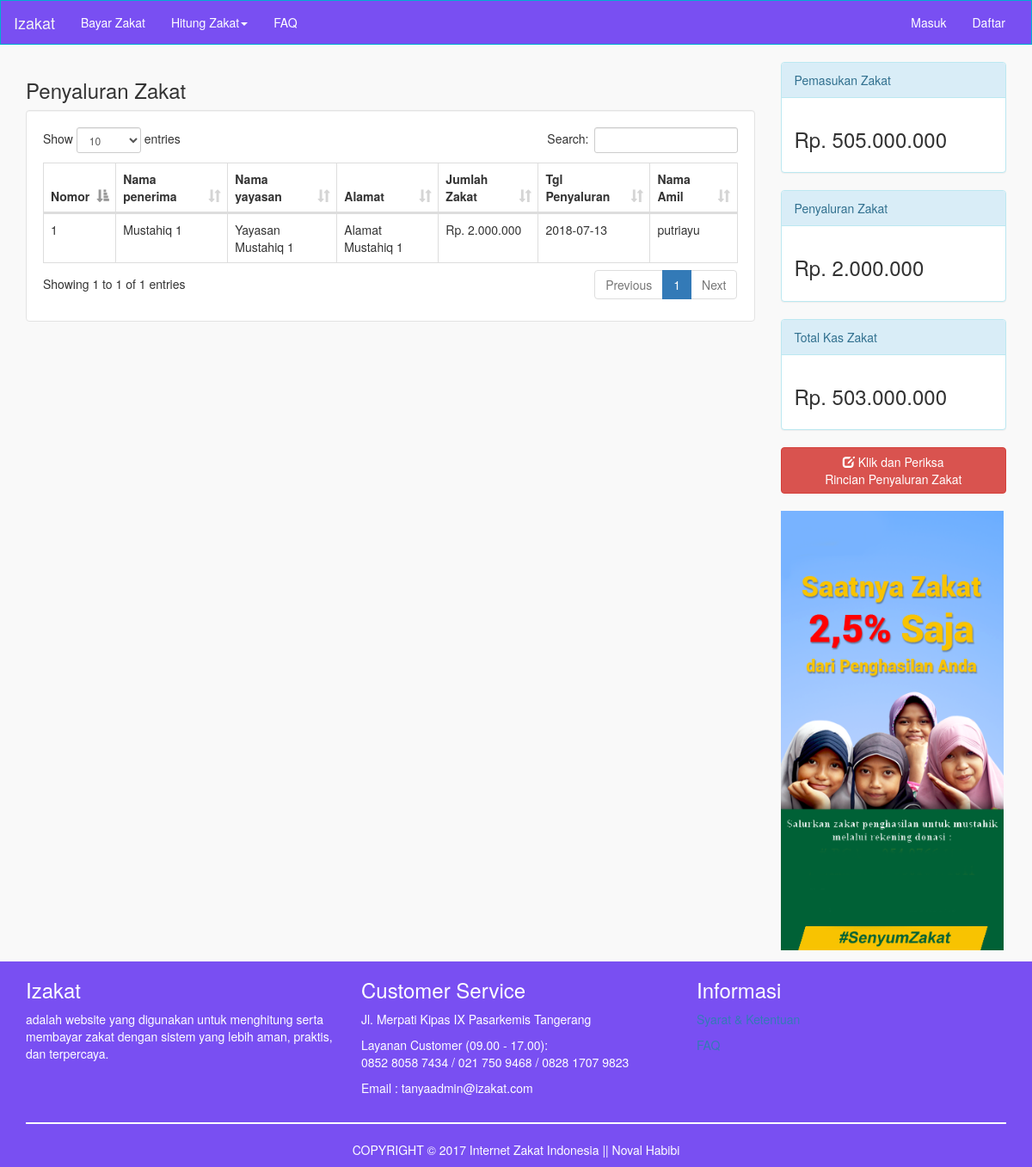
Screenshot of /penyaluran_zakat.php with the database file from the repository.
### tables this page shows
CREATE TABLE `mustahiq` (
  `id_mustahiq` varchar(8) NOT NULL,
  `nama_penerima` varchar(50) NOT NULL,
  `nama_yayasan` varchar(50) NOT NULL,
  `alamat` text NOT NULL,
  `jumlah_zakat` int(8) NOT NULL,
  `tgl_penyaluran` date NOT NULL,
  `nama_admin` varchar(50) NOT NULL
);

### config/fungsi.php (called while the page is built, shortened)
<?php
function rupiah($angka){
$jadi =number_format($angka,0,',','.');
return $jadi;
}
function tampilmustahiq(){
	global $konek;
	$sql="SELECT * FROM mustahiq";
	$result=mysqli_query($konek,$sql) or die('gagal menampilkan data');
	return $result;
}
?>

### penyaluran_zakat.php (the view, shortened to what this page needs)
<?php
include 'head_user.php';
$result=tampilmustahiq();
?>
<link rel="stylesheet" type="text/css" href="admin/media/css/dataTables.bootstrap.css">
<div class="content-wrapper">
   <section class="content">
      <h3>Penyaluran Zakat</h3>
        <div class="well">
          <table id="muzakki" class="table table-bordered">
                    <thead>
                        <tr>
                            <th>Nomor</th>
                            <th>Nama penerima</th>
                            <th>Nama yayasan</th>
                            <th>Alamat</th>
                            <th>Jumlah Zakat</th>
                            <th>Tgl Penyaluran</th>
                            <th>Nama Amil</th>
                        </tr>
                    </thead>
                     <tbody>
                      <?php
                      $no = 1;
                      while ($a = mysqli_fetch_assoc($result)) {
                      ?>
                    <tr>
                        <td><?php echo  $no;?></td>
                        <td><?php echo  $a['nama_penerima']; ?></td>
                        <td><?php echo  $a['nama_yayasan']; ?></td>
                        <td><?php echo  $a['alamat']; ?></td>
                        <td>Rp. <?php echo  rupiah($a['jumlah_zakat']); ?></td>
                        <td><?php echo  $a['tgl_penyaluran']; ?></td>
                        <td><?php echo  $a['nama_admin']; ?></td>
                    </tr>
                        <?php
                        $no++;
                        }
                        ?>
                    </tbody>
                </table>
        </div>
   </section>
</div>
<?php
include 'sidebar.php'; ?>
</div>
<?php
include 'foot_user.php'; ?>

### head_user.php (style rules this page uses)
body { background-color: rgba(195, 191, 191, 0.09); }
.well { background-color: white; }

### rows the page displays
mustahiq: nama_penerima "Mustahiq 1", nama_yayasan "Yayasan Mustahiq 1", alamat "Alamat Mustahiq 1", jumlah_zakat "2.000.000", tgl_penyaluran "2018-07-13", nama_admin "putriayu"

### other values shown
rupiah($pemasukan=$a['totalpemasukan']) "505.000.000"
rupiah($pengeluaran=$b['jumlah']) "2.000.000"
rupiah($total) "503.000.000"
